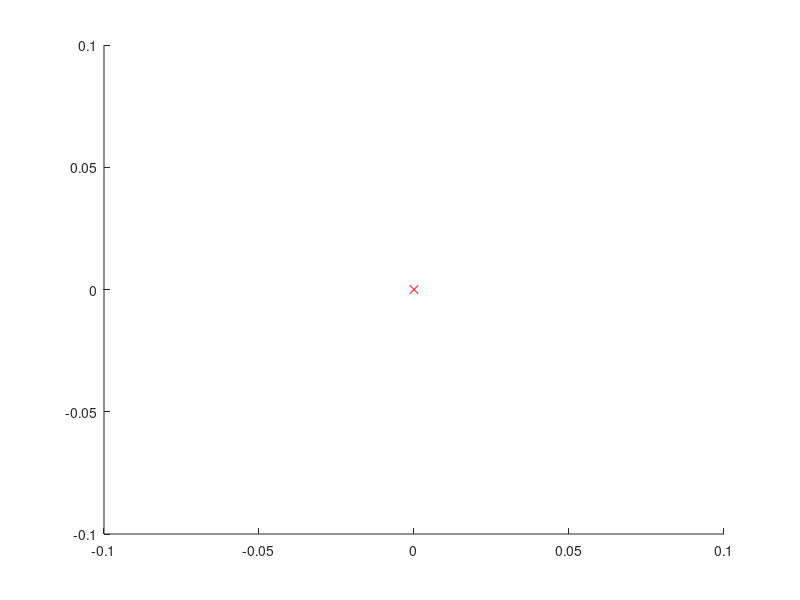

Here is the MATLAB script that generated this plot: (Note: this script raises an error after producing the figure.)
close all;
clear;
clc;

xmin = -.1;
xmax = .1;

ymin = -.1;
ymax = .1;

tstart = 0;
tstop = 10000;

resolution = 20;


[XX, YY] = meshgrid(linspace(xmin,xmax,resolution),linspace(ymin,ymax,resolution));
f1 = figure();

% plot eigenvectors
l1 = 0.5*(1 + sqrt(17));
l2 = 0.5*(1 - sqrt(17));

x1 = -2;
y1 = -2;
v1x = [x1-1,y1+1];
v1y = [x1+4/l1,y1-4/l1];
v2x = [x1-1,y1+1];
v2y = [x1+4/l2,y1-4/l2];

%plot(v1x,v1y,'r')
hold on
%plot(v2x,v2y,'r')
xlim([xmin,xmax]);
ylim([ymin,ymax]);

plot(0,0,'xr');
plot(0.5,0,'xb');
plot(1,-1,'xy');
plot(1,1,'xm');



for i = 1:resolution
    for j = 1:resolution
        x0 = XX(i,j);
        y0 = YY(i,j);

        [t,y] = ode45(@ode_2D,tstart:0.1:tstop,[x0;y0]);

        plot(y(:,1),y(:,2),'--g');
    end
end

